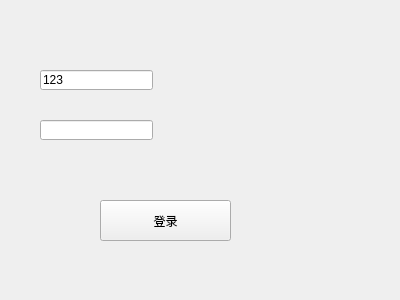
<?xml version="1.0" encoding="UTF-8"?>
<ui version="4.0">
 <class>LoginWidget</class>
 <widget class="QWidget" name="LoginWidget">
  <property name="geometry">
   <rect>
    <x>0</x>
    <y>0</y>
    <width>400</width>
    <height>300</height>
   </rect>
  </property>
  <property name="windowTitle">
   <string>LoginWidget</string>
  </property>
  <widget class="QLineEdit" name="UserNameLineEdit">
   <property name="geometry">
    <rect>
     <x>40</x>
     <y>70</y>
     <width>113</width>
     <height>20</height>
    </rect>
   </property>
   <property name="text">
    <string>123</string>
   </property>
  </widget>
  <widget class="QLineEdit" name="PsdLineEdit">
   <property name="geometry">
    <rect>
     <x>40</x>
     <y>120</y>
     <width>113</width>
     <height>20</height>
    </rect>
   </property>
  </widget>
  <widget class="QPushButton" name="ConnectButton">
   <property name="geometry">
    <rect>
     <x>100</x>
     <y>200</y>
     <width>131</width>
     <height>41</height>
    </rect>
   </property>
   <property name="text">
    <string>登录</string>
   </property>
  </widget>
 </widget>
 <layoutdefault spacing="6" margin="11"/>
 <resources/>
 <connections/>
</ui>
